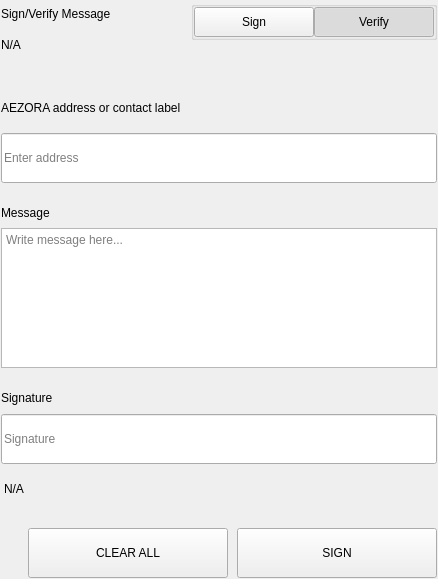
<?xml version="1.0" encoding="UTF-8"?>
<ui version="4.0">
 <class>SettingsSignMessageWidgets</class>
 <widget class="QWidget" name="SettingsSignMessageWidgets">
  <property name="geometry">
   <rect>
    <x>0</x>
    <y>0</y>
    <width>438</width>
    <height>579</height>
   </rect>
  </property>
  <property name="windowTitle">
   <string>Form</string>
  </property>
  <layout class="QVBoxLayout" name="verticalLayout">
   <property name="spacing">
    <number>0</number>
   </property>
   <property name="leftMargin">
    <number>0</number>
   </property>
   <property name="topMargin">
    <number>0</number>
   </property>
   <property name="rightMargin">
    <number>0</number>
   </property>
   <property name="bottomMargin">
    <number>0</number>
   </property>
   <item>
    <widget class="QWidget" name="left" native="true">
     <layout class="QVBoxLayout" name="verticalLayout_3">
      <property name="leftMargin">
       <number>0</number>
      </property>
      <property name="topMargin">
       <number>0</number>
      </property>
      <property name="rightMargin">
       <number>0</number>
      </property>
      <property name="bottomMargin">
       <number>0</number>
      </property>
      <item>
       <widget class="QWidget" name="container_sign" native="true">
        <layout class="QVBoxLayout" name="verticalLayout_2">
         <property name="spacing">
          <number>0</number>
         </property>
         <property name="leftMargin">
          <number>1</number>
         </property>
         <property name="topMargin">
          <number>1</number>
         </property>
         <property name="rightMargin">
          <number>1</number>
         </property>
         <property name="bottomMargin">
          <number>1</number>
         </property>
         <item>
          <layout class="QHBoxLayout" name="horizontalLayout_3" stretch="3,1">
           <property name="spacing">
            <number>40</number>
           </property>
           <item>
            <layout class="QVBoxLayout" name="verticalLayoutTitle">
             <property name="spacing">
              <number>5</number>
             </property>
             <item>
              <widget class="QLabel" name="labelTitle">
               <property name="text">
                <string>Sign/Verify Message</string>
               </property>
              </widget>
             </item>
             <item>
              <widget class="QLabel" name="labelSubtitle1">
               <property name="text">
                <string notr="true">N/A</string>
               </property>
               <property name="wordWrap">
                <bool>true</bool>
               </property>
              </widget>
             </item>
            </layout>
           </item>
           <item alignment="Qt::AlignRight|Qt::AlignTop">
            <widget class="QWidget" name="containerSwitch" native="true">
             <property name="styleSheet">
              <string notr="true">#containerSwitch{
	padding-top:9px;
}</string>
             </property>
             <layout class="QVBoxLayout" name="verticalLayout_6">
              <property name="spacing">
               <number>4</number>
              </property>
              <property name="leftMargin">
               <number>0</number>
              </property>
              <property name="topMargin">
               <number>0</number>
              </property>
              <property name="rightMargin">
               <number>0</number>
              </property>
              <property name="bottomMargin">
               <number>0</number>
              </property>
              <item alignment="Qt::AlignRight">
               <widget class="QGroupBox" name="groupBox">
                <property name="sizePolicy">
                 <sizepolicy hsizetype="Fixed" vsizetype="Preferred">
                  <horstretch>0</horstretch>
                  <verstretch>0</verstretch>
                 </sizepolicy>
                </property>
                <property name="title">
                 <string/>
                </property>
                <property name="alignment">
                 <set>Qt::AlignRight|Qt::AlignTop|Qt::AlignTrailing</set>
                </property>
                <layout class="QHBoxLayout" name="horizontalLayout_4">
                 <property name="spacing">
                  <number>0</number>
                 </property>
                 <property name="leftMargin">
                  <number>0</number>
                 </property>
                 <property name="topMargin">
                  <number>0</number>
                 </property>
                 <property name="rightMargin">
                  <number>0</number>
                 </property>
                 <property name="bottomMargin">
                  <number>0</number>
                 </property>
                 <item>
                  <widget class="QPushButton" name="pushSign">
                   <property name="minimumSize">
                    <size>
                     <width>120</width>
                     <height>30</height>
                    </size>
                   </property>
                   <property name="maximumSize">
                    <size>
                     <width>120</width>
                     <height>30</height>
                    </size>
                   </property>
                   <property name="focusPolicy">
                    <enum>Qt::NoFocus</enum>
                   </property>
                   <property name="text">
                    <string>Sign</string>
                   </property>
                   <property name="checkable">
                    <bool>true</bool>
                   </property>
                   <property name="autoExclusive">
                    <bool>true</bool>
                   </property>
                  </widget>
                 </item>
                 <item>
                  <widget class="QPushButton" name="pushVerify">
                   <property name="minimumSize">
                    <size>
                     <width>120</width>
                     <height>30</height>
                    </size>
                   </property>
                   <property name="maximumSize">
                    <size>
                     <width>120</width>
                     <height>30</height>
                    </size>
                   </property>
                   <property name="focusPolicy">
                    <enum>Qt::NoFocus</enum>
                   </property>
                   <property name="text">
                    <string>Verify</string>
                   </property>
                   <property name="checkable">
                    <bool>true</bool>
                   </property>
                   <property name="checked">
                    <bool>true</bool>
                   </property>
                   <property name="autoExclusive">
                    <bool>true</bool>
                   </property>
                  </widget>
                 </item>
                </layout>
               </widget>
              </item>
              <item alignment="Qt::AlignHCenter|Qt::AlignTop">
               <widget class="QLabel" name="labelSubtitleSwitch">
                <property name="text">
                 <string/>
                </property>
                <property name="alignment">
                 <set>Qt::AlignRight|Qt::AlignTrailing|Qt::AlignVCenter</set>
                </property>
               </widget>
              </item>
             </layout>
            </widget>
           </item>
          </layout>
         </item>
         <item>
          <spacer name="verticalSpacer_2">
           <property name="orientation">
            <enum>Qt::Vertical</enum>
           </property>
           <property name="sizeType">
            <enum>QSizePolicy::Fixed</enum>
           </property>
           <property name="sizeHint" stdset="0">
            <size>
             <width>20</width>
             <height>40</height>
            </size>
           </property>
          </spacer>
         </item>
         <item>
          <widget class="QWidget" name="containerAddress" native="true">
           <property name="sizePolicy">
            <sizepolicy hsizetype="Preferred" vsizetype="Fixed">
             <horstretch>0</horstretch>
             <verstretch>0</verstretch>
            </sizepolicy>
           </property>
           <layout class="QVBoxLayout" name="verticalLayout_5" stretch="0,0">
            <property name="spacing">
             <number>15</number>
            </property>
            <property name="leftMargin">
             <number>0</number>
            </property>
            <property name="topMargin">
             <number>0</number>
            </property>
            <property name="rightMargin">
             <number>0</number>
            </property>
            <property name="bottomMargin">
             <number>0</number>
            </property>
            <item>
             <widget class="QLabel" name="labelSubtitleAddress">
              <property name="minimumSize">
               <size>
                <width>0</width>
                <height>20</height>
               </size>
              </property>
              <property name="maximumSize">
               <size>
                <width>16777215</width>
                <height>20</height>
               </size>
              </property>
              <property name="text">
               <string>AEZORA address or contact label</string>
              </property>
             </widget>
            </item>
            <item>
             <widget class="QLineEdit" name="addressIn_SM">
              <property name="minimumSize">
               <size>
                <width>0</width>
                <height>50</height>
               </size>
              </property>
              <property name="maximumSize">
               <size>
                <width>16777215</width>
                <height>50</height>
               </size>
              </property>
              <property name="placeholderText">
               <string>Enter address</string>
              </property>
             </widget>
            </item>
           </layout>
          </widget>
         </item>
         <item>
          <spacer name="verticalSpacer_3">
           <property name="orientation">
            <enum>Qt::Vertical</enum>
           </property>
           <property name="sizeType">
            <enum>QSizePolicy::Fixed</enum>
           </property>
           <property name="sizeHint" stdset="0">
            <size>
             <width>20</width>
             <height>20</height>
            </size>
           </property>
          </spacer>
         </item>
         <item>
          <layout class="QVBoxLayout" name="verticalLayout_9">
           <property name="spacing">
            <number>5</number>
           </property>
           <item>
            <widget class="QLabel" name="labelSubtitleMessage">
             <property name="minimumSize">
              <size>
               <width>0</width>
               <height>20</height>
              </size>
             </property>
             <property name="maximumSize">
              <size>
               <width>16777215</width>
               <height>20</height>
              </size>
             </property>
             <property name="text">
              <string>Message</string>
             </property>
            </widget>
           </item>
           <item>
            <widget class="QPlainTextEdit" name="messageIn_SM">
             <property name="minimumSize">
              <size>
               <width>0</width>
               <height>140</height>
              </size>
             </property>
             <property name="maximumSize">
              <size>
               <width>16777215</width>
               <height>140</height>
              </size>
             </property>
             <property name="placeholderText">
              <string>Write message here...</string>
             </property>
            </widget>
           </item>
          </layout>
         </item>
         <item>
          <spacer name="verticalSpacer_4">
           <property name="orientation">
            <enum>Qt::Vertical</enum>
           </property>
           <property name="sizeType">
            <enum>QSizePolicy::Fixed</enum>
           </property>
           <property name="sizeHint" stdset="0">
            <size>
             <width>20</width>
             <height>20</height>
            </size>
           </property>
          </spacer>
         </item>
         <item>
          <widget class="QWidget" name="widget" native="true">
           <property name="minimumSize">
            <size>
             <width>0</width>
             <height>75</height>
            </size>
           </property>
           <property name="maximumSize">
            <size>
             <width>16777215</width>
             <height>16777215</height>
            </size>
           </property>
           <layout class="QVBoxLayout" name="verticalLayout_4">
            <property name="leftMargin">
             <number>0</number>
            </property>
            <property name="topMargin">
             <number>0</number>
            </property>
            <property name="rightMargin">
             <number>0</number>
            </property>
            <property name="bottomMargin">
             <number>0</number>
            </property>
            <item>
             <widget class="QLabel" name="labelSubtitleSignature">
              <property name="minimumSize">
               <size>
                <width>0</width>
                <height>20</height>
               </size>
              </property>
              <property name="maximumSize">
               <size>
                <width>16777215</width>
                <height>20</height>
               </size>
              </property>
              <property name="text">
               <string>Signature</string>
              </property>
             </widget>
            </item>
            <item>
             <widget class="QLineEdit" name="signatureOut_SM">
              <property name="minimumSize">
               <size>
                <width>0</width>
                <height>50</height>
               </size>
              </property>
              <property name="placeholderText">
               <string>Signature</string>
              </property>
             </widget>
            </item>
           </layout>
          </widget>
         </item>
         <item>
          <widget class="QLabel" name="statusLabel_SM">
           <property name="styleSheet">
            <string notr="true">padding-top:5px;</string>
           </property>
           <property name="text">
            <string notr="true">N/A</string>
           </property>
          </widget>
         </item>
         <item>
          <spacer name="verticalSpacer">
           <property name="orientation">
            <enum>Qt::Vertical</enum>
           </property>
           <property name="sizeType">
            <enum>QSizePolicy::Fixed</enum>
           </property>
           <property name="sizeHint" stdset="0">
            <size>
             <width>20</width>
             <height>20</height>
            </size>
           </property>
          </spacer>
         </item>
         <item>
          <layout class="QHBoxLayout" name="horizontalLayout_7">
           <property name="spacing">
            <number>9</number>
           </property>
           <item>
            <spacer name="horizontalSpacer_5">
             <property name="orientation">
              <enum>Qt::Horizontal</enum>
             </property>
             <property name="sizeType">
              <enum>QSizePolicy::Expanding</enum>
             </property>
             <property name="sizeHint" stdset="0">
              <size>
               <width>40</width>
               <height>20</height>
              </size>
             </property>
            </spacer>
           </item>
           <item>
            <widget class="QPushButton" name="pushButtonClear">
             <property name="minimumSize">
              <size>
               <width>200</width>
               <height>50</height>
              </size>
             </property>
             <property name="focusPolicy">
              <enum>Qt::NoFocus</enum>
             </property>
             <property name="text">
              <string>CLEAR ALL</string>
             </property>
            </widget>
           </item>
           <item>
            <widget class="QPushButton" name="pushButtonSave">
             <property name="minimumSize">
              <size>
               <width>200</width>
               <height>50</height>
              </size>
             </property>
             <property name="maximumSize">
              <size>
               <width>200</width>
               <height>50</height>
              </size>
             </property>
             <property name="focusPolicy">
              <enum>Qt::NoFocus</enum>
             </property>
             <property name="text">
              <string>SIGN</string>
             </property>
            </widget>
           </item>
          </layout>
         </item>
        </layout>
       </widget>
      </item>
     </layout>
    </widget>
   </item>
  </layout>
 </widget>
 <resources/>
 <connections/>
</ui>
